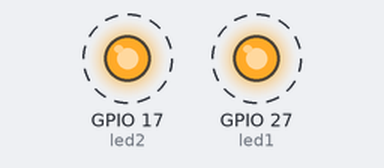
A program run on a simulated Raspberry Pi (BCM pin numbers). On the bench: output pins drawn as LEDs (lit = HIGH). Dashed ring = blinking. Threads take turns every 2 ms.

Above: at 0.2 s.
Timing chart, 0 to 4.6 s (numbered marks = the images above):
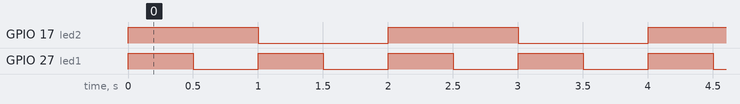

The program:

LEDThreads.py
```python
from gpiozero import LED
from threading import Thread #Multi-threading, multi-tasking
import time

led1 = LED(27)
led2 = LED(17)

def blink_led1():
    while True:
        led1.on()
        time.sleep(0.5)
        led1.off()
        time.sleep(0.5)

def blink_led2():
    while True:
        led2.on()
        time.sleep(1)
        led2.off()
        time.sleep(1)

#Create threads
t1 = Thread(target=blink_led1)
t2 = Thread(target=blink_led2)

#Start threads
t1.start()
t2.start()
```

Measured:
- by itself, GPIO 17 (led2): alternates HIGH for 1.0 s and LOW for 1.0 s
- by itself, GPIO 27 (led1): alternates HIGH for 0.50 s and LOW for 0.50 s
